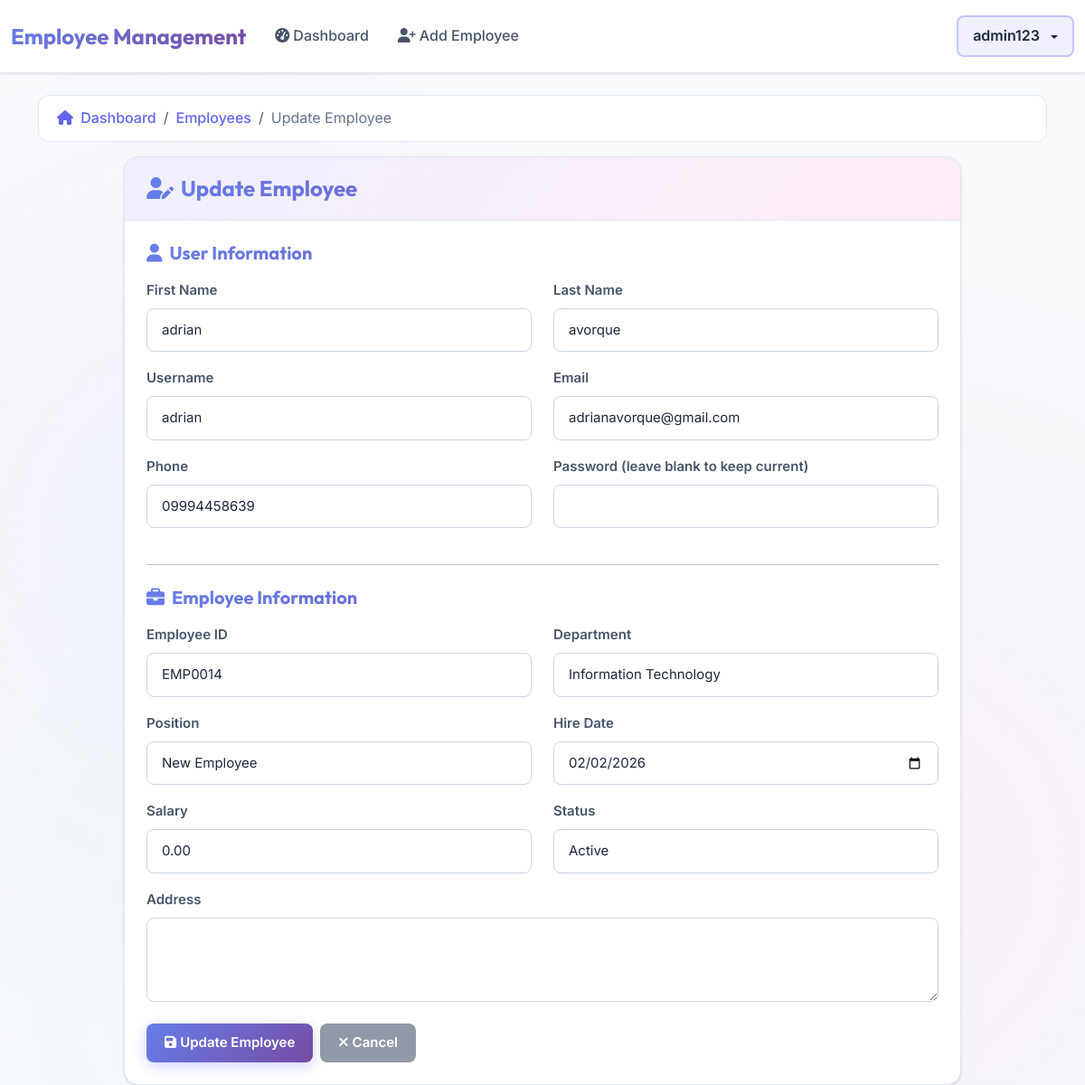
Page /employees/12/update/ (signed in) on the committed database.
### employees/models.py (models this page shows, shortened)
class User(AbstractUser):
    ROLE_CHOICES = (
        ('admin', 'Admin'),
        ('employee', 'Employee'),
    )
    role = models.CharField(max_length=10, choices=ROLE_CHOICES, default='employee')
    phone = models.CharField(max_length=15, blank=True)
    def is_admin(self):
        return self.role == 'admin' or self.is_superuser or self.is_staff
    def get_role_display(self):
        if self.is_superuser or self.is_staff or self.role == 'admin':
            return 'Admin'
        return dict(self.ROLE_CHOICES).get(self.role, 'Employee')

class Employee(models.Model):
    DEPARTMENT_CHOICES = (
        ('IT', 'Information Technology'),
        ('HR', 'Human Resources'),
        ('FIN', 'Finance'),
        ('MKT', 'Marketing'),
        ('OPS', 'Operations'),
    )
    STATUS_CHOICES = (
        ('active', 'Active'),
        ('inactive', 'Inactive'),
        ('on_leave', 'On Leave'),
    )
    user = models.OneToOneField(User, on_delete=models.CASCADE, related_name='employee_profile')
    employee_id = models.CharField(max_length=10, unique=True)
    department = models.CharField(max_length=3, choices=DEPARTMENT_CHOICES)
    position = models.CharField(max_length=100)
    hire_date = models.DateField()
    salary = models.DecimalField(max_digits=10, decimal_places=2)
    status = models.CharField(max_length=10, choices=STATUS_CHOICES, default='active')
    address = models.TextField(blank=True)
    created_at = models.DateTimeField(auto_now_add=True)
    updated_at = models.DateTimeField(auto_now=True)
    class Meta:
        ordering = ['-created_at']

### employees/views.py (the view)
# urls.py: path('<int:pk>/update/', views.employee_update, name='employee_update'),
@login_required
@user_passes_test(is_admin)
def employee_update(request, pk):
    employee = get_object_or_404(Employee, pk=pk)
    if request.method == 'POST':
        form = EmployeeForm(request.POST, instance=employee, instance_user=employee.user)
        if form.is_valid():
            form.save()
            messages.success(request, f'Employee {employee.employee_id} updated successfully.')
            return redirect('employee_detail', pk=pk)
    else:
        form = EmployeeForm(instance=employee, instance_user=employee.user)
    return render(request, 'employees/pages/employee_form.html', {
        'form': form,
        'action': 'Update',
        'employee': employee
    })

### employees/views.py (called while the page is built)
def is_admin(user):
    return user.is_authenticated and (getattr(user, 'role', None) == 'admin' or getattr(user, 'is_superuser', False))

### employees/templates/employees/pages/employee_form.html (shortened to what this page needs)
{% extends 'employees/templates/base.html' %}
{% block content %}
<div class="container mt-4 slide-up">
  <nav aria-label="breadcrumb" class="mb-3">
    <ol class="breadcrumb">
      <li class="breadcrumb-item">
        <a href="{% url 'dashboard' %}"><i class="fas fa-home me-1"></i> Dashboard</a>
      </li>
      <li class="breadcrumb-item">
        <a href="{% url 'employee_list' %}">Employees</a>
      </li>
      <li class="breadcrumb-item active" aria-current="page">{{ action }} Employee</li>
    </ol>
  </nav>
  <div class="row justify-content-center">
    <div class="col-md-10">
      <div class="card">
        <div class="card-header">
          <h4 class="mb-0 gradient-text"><i class="fas fa-user-edit me-2"></i>{{ action }} Employee</h4>
        </div>
        <div class="card-body">
          <form method="post">
            <h5 class="mb-3 gradient-text"><i class="fas fa-user me-2"></i>User Information</h5>
            <div class="row">
              <div class="col-md-6">
                <div class="mb-3">
                  <label for="{{ form.first_name.id_for_label }}" class="form-label">First Name</label>
                  {{ form.first_name }}
                </div>
              </div>
              <div class="col-md-6">
                <div class="mb-3">
                  <label for="{{ form.last_name.id_for_label }}" class="form-label">Last Name</label>
                  {{ form.last_name }}
                </div>
              </div>
            </div>
            <div class="row">
              <div class="col-md-6">
                <div class="mb-3">
                  <label for="{{ form.username.id_for_label }}" class="form-label">Username</label>
                  {{ form.username }}
                </div>
              </div>
              <div class="col-md-6">
                <div class="mb-3">
                  <label for="{{ form.email.id_for_label }}" class="form-label">Email</label>
                  {{ form.email }}
                </div>
              </div>
            </div>
            <div class="row">
              <div class="col-md-6">
                <div class="mb-3">
                  <label for="{{ form.phone.id_for_label }}" class="form-label">Phone</label>
                  {{ form.phone }}
                </div>
              </div>
              <div class="col-md-6">
                <div class="mb-3">
                  <label for="{{ form.password.id_for_label }}" class="form-label">
                    Password {% if employee %}(leave blank to keep current){% endif %}
                  </label>
                  {{ form.password }}
                </div>
              </div>
            </div>
            <hr class="my-4">
            <h5 class="mb-3 gradient-text"><i class="fas fa-briefcase me-2"></i>Employee Information</h5>
            <div class="row">
              <div class="col-md-6">
                <div class="mb-3">
                  <label for="{{ form.employee_id.id_for_label }}" class="form-label">Employee ID</label>
                  {{ form.employee_id }}
                </div>
              </div>
              <div class="col-md-6">
                <div class="mb-3">
                  <label for="{{ form.department.id_for_label }}" class="form-label">Department</label>
                  {{ form.department }}
                </div>
              </div>
            </div>
            <div class="row">
              <div class="col-md-6">
                <div class="mb-3">
                  <label for="{{ form.position.id_for_label }}" class="form-label">Position</label>
                  {{ form.position }}
                </div>
              </div>
              <div class="col-md-6">
                <div class="mb-3">
                  <label for="{{ form.hire_date.id_for_label }}" class="form-label">Hire Date</label>
                  {{ form.hire_date }}
                </div>
              </div>
            </div>
            <div class="row">
              <div class="col-md-6">
                <div class="mb-3">
                  <label for="{{ form.salary.id_for_label }}" class="form-label">Salary</label>
                  {{ form.salary }}
                </div>
              </div>
              <div class="col-md-6">
                <div class="mb-3">
                  <label for="{{ form.status.id_for_label }}" class="form-label">Status</label>
                  {{ form.status }}
                </div>
              </div>
            </div>
            <div class="mb-3">
              <label for="{{ form.address.id_for_label }}" class="form-label">Address</label>
              {{ form.address }}
            </div>
            <div class="d-flex gap-2 mt-4">
              <button type="submit" class="btn btn-primary">
                <i class="fas fa-save me-1"></i>{{ action }} Employee
              </button>
              <a href="{% url 'employee_list' %}" class="btn btn-secondary">
                <i class="fas fa-times me-1"></i>Cancel
              </a>
            </div>
          </form>
        </div>
      </div>
    </div>
  </div>
</div>
{% endblock %}

### employees/templates/employees/organisms/navbar.html (shortened to what this page needs)
<nav class="navbar navbar-expand-lg navbar-dark bg-dark mb-4">
  <div class="container-fluid">
    <a class="navbar-brand" href="{% url 'dashboard' %}">Employee Management</a>
    <div class="collapse navbar-collapse" id="navbarNav">
      <ul class="navbar-nav me-auto">
        {% if user.is_admin or user.is_superuser %}
        <li class="nav-item">
          <a class="nav-link" href="{% url 'dashboard' %}">
            <i class="fas fa-tachometer-alt me-1"></i>Dashboard
          </a>
        </li>
        <li class="nav-item">
          <a class="nav-link" href="{% url 'employee_create' %}">
            <i class="fas fa-user-plus me-1"></i>Add Employee
          </a>
        </li>
        {% else %}
        <li class="nav-item">
          <a class="nav-link" href="{% url 'dashboard' %}">
            <i class="fas fa-user me-1"></i>My Profile
          </a>
        </li>
        {% endif %}
      </ul>
      <ul class="navbar-nav">
        <li class="nav-item dropdown">
          <a
            class="nav-link dropdown-toggle"
            href="#"
            role="button"
            data-bs-toggle="dropdown"
          >
            {{ user.get_full_name|default:user.username }}
          </a>
        </li>
      </ul>
    </div>
  </div>
</nav>

### rows in the picture
User: get_full_name "admin123"
User: first_name "adrian", last_name "avorque", username "adrian", email "adrianavorque@gmail.com", phone "09994458639"
Employee: employee_id "EMP0014", department "Information Technology", position "New Employee", hire_date "02/02/2026", salary "0.00", status "Active"

### other values in the picture
{{ action }} "Update"
